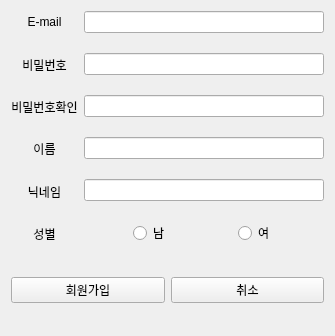
<?xml version="1.0" encoding="UTF-8"?>
<ui version="4.0">
 <class>SignupWidget</class>
 <widget class="QWidget" name="SignupWidget">
  <property name="geometry">
   <rect>
    <x>0</x>
    <y>0</y>
    <width>335</width>
    <height>336</height>
   </rect>
  </property>
  <property name="windowTitle">
   <string>Form</string>
  </property>
  <layout class="QVBoxLayout" name="verticalLayout">
   <item>
    <layout class="QHBoxLayout" name="horizontalLayout">
     <item>
      <layout class="QVBoxLayout" name="verticalLayout_2">
       <property name="spacing">
        <number>20</number>
       </property>
       <item>
        <widget class="QLabel" name="label">
         <property name="text">
          <string>E-mail</string>
         </property>
         <property name="alignment">
          <set>Qt::AlignCenter</set>
         </property>
        </widget>
       </item>
       <item>
        <widget class="QLabel" name="label_2">
         <property name="text">
          <string>비밀번호</string>
         </property>
         <property name="alignment">
          <set>Qt::AlignCenter</set>
         </property>
        </widget>
       </item>
       <item>
        <widget class="QLabel" name="label_3">
         <property name="text">
          <string>비밀번호확인</string>
         </property>
         <property name="alignment">
          <set>Qt::AlignCenter</set>
         </property>
        </widget>
       </item>
       <item>
        <widget class="QLabel" name="label_4">
         <property name="text">
          <string>이름</string>
         </property>
         <property name="alignment">
          <set>Qt::AlignCenter</set>
         </property>
        </widget>
       </item>
       <item>
        <widget class="QLabel" name="label_5">
         <property name="text">
          <string>닉네임</string>
         </property>
         <property name="alignment">
          <set>Qt::AlignCenter</set>
         </property>
        </widget>
       </item>
       <item>
        <widget class="QLabel" name="label_6">
         <property name="text">
          <string>성별</string>
         </property>
         <property name="alignment">
          <set>Qt::AlignCenter</set>
         </property>
        </widget>
       </item>
      </layout>
     </item>
     <item>
      <layout class="QVBoxLayout" name="verticalLayout_3">
       <property name="spacing">
        <number>20</number>
       </property>
       <item>
        <widget class="QLineEdit" name="email"/>
       </item>
       <item>
        <widget class="QLineEdit" name="password"/>
       </item>
       <item>
        <widget class="QLineEdit" name="passwordRecheck"/>
       </item>
       <item>
        <widget class="QLineEdit" name="name"/>
       </item>
       <item>
        <widget class="QLineEdit" name="nickname"/>
       </item>
       <item>
        <layout class="QHBoxLayout" name="horizontalLayout_3">
         <item>
          <spacer name="horizontalSpacer">
           <property name="orientation">
            <enum>Qt::Horizontal</enum>
           </property>
           <property name="sizeHint" stdset="0">
            <size>
             <width>40</width>
             <height>20</height>
            </size>
           </property>
          </spacer>
         </item>
         <item>
          <widget class="QRadioButton" name="manCheck">
           <property name="text">
            <string>남</string>
           </property>
          </widget>
         </item>
         <item>
          <spacer name="horizontalSpacer_3">
           <property name="orientation">
            <enum>Qt::Horizontal</enum>
           </property>
           <property name="sizeHint" stdset="0">
            <size>
             <width>40</width>
             <height>20</height>
            </size>
           </property>
          </spacer>
         </item>
         <item>
          <widget class="QRadioButton" name="womenCheck">
           <property name="text">
            <string>여</string>
           </property>
          </widget>
         </item>
         <item>
          <spacer name="horizontalSpacer_2">
           <property name="orientation">
            <enum>Qt::Horizontal</enum>
           </property>
           <property name="sizeHint" stdset="0">
            <size>
             <width>40</width>
             <height>20</height>
            </size>
           </property>
          </spacer>
         </item>
        </layout>
       </item>
      </layout>
     </item>
    </layout>
   </item>
   <item>
    <layout class="QHBoxLayout" name="horizontalLayout_4">
     <item>
      <spacer name="horizontalSpacer_4">
       <property name="orientation">
        <enum>Qt::Horizontal</enum>
       </property>
       <property name="sizeHint" stdset="0">
        <size>
         <width>40</width>
         <height>20</height>
        </size>
       </property>
      </spacer>
     </item>
     <item>
      <widget class="QLabel" name="sinupResultLb">
       <property name="text">
        <string/>
       </property>
      </widget>
     </item>
    </layout>
   </item>
   <item>
    <layout class="QHBoxLayout" name="horizontalLayout_2">
     <item>
      <widget class="QPushButton" name="signupBtn">
       <property name="text">
        <string>회원가입</string>
       </property>
      </widget>
     </item>
     <item>
      <widget class="QPushButton" name="cancelBtn">
       <property name="text">
        <string>취소</string>
       </property>
      </widget>
     </item>
    </layout>
   </item>
   <item>
    <spacer name="verticalSpacer">
     <property name="orientation">
      <enum>Qt::Vertical</enum>
     </property>
     <property name="sizeHint" stdset="0">
      <size>
       <width>20</width>
       <height>40</height>
      </size>
     </property>
    </spacer>
   </item>
  </layout>
 </widget>
 <resources/>
 <connections/>
</ui>
